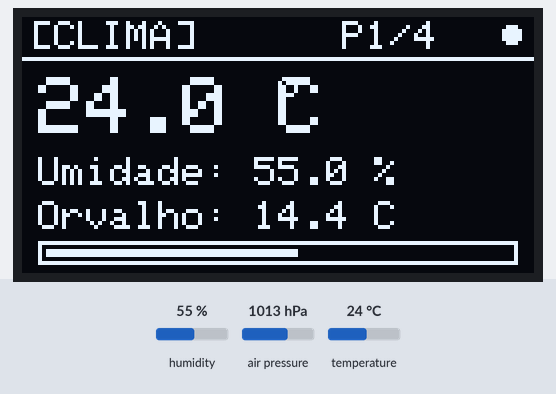
A program run on a simulated ESP32-C6. On the bench: 128×64 one-colour display. Inputs (shaded band) come from the test bench; at power-on: humidity 55 %, air pressure 1013 hPa, temperature 24 °C. What the program prints to the serial monitor is not drawn.

Above: at 3.6 s.
3.7 s: humidity set to 22 %
At 4.58 s:
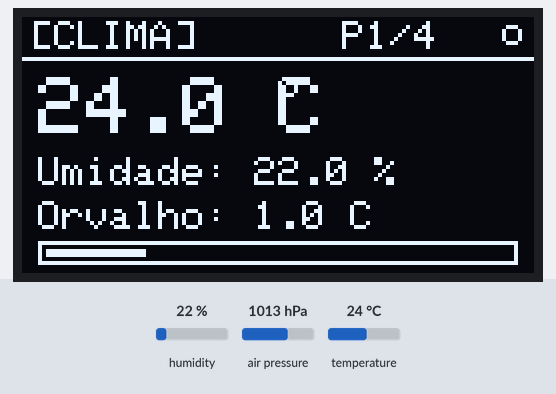
7.4 s: air pressure set to 952 hPa
At 9.7 s:
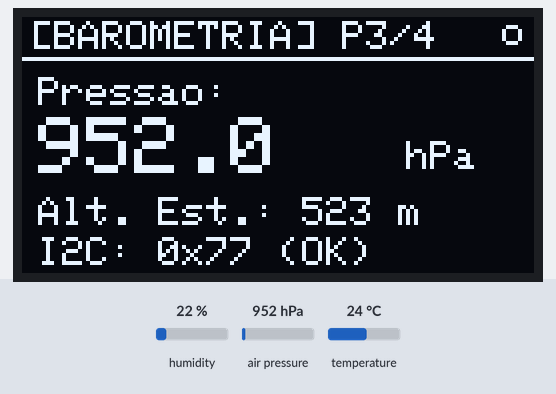
11.4 s: air pressure set to 975 hPa
At 11.86 s:
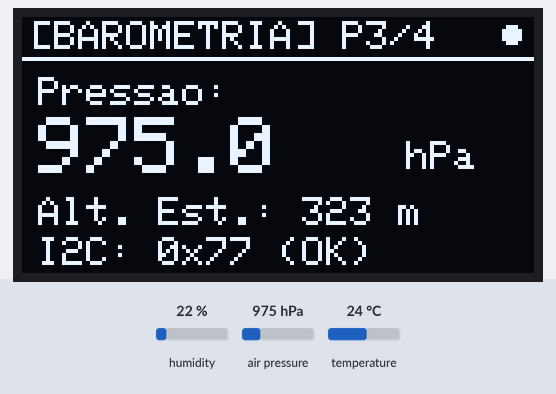
15.4 s: temperature set to 12 °C
At 17.7 s:
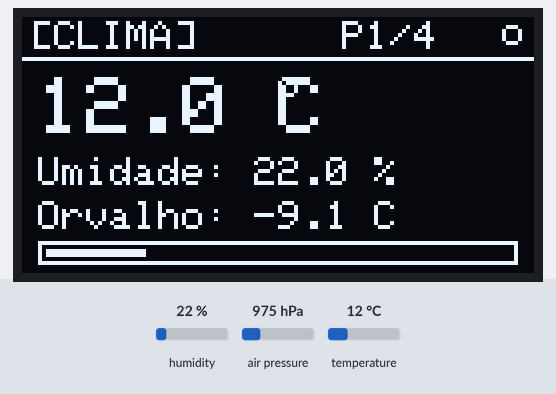
19.1 s: humidity set to 40 %
At 19.86 s:
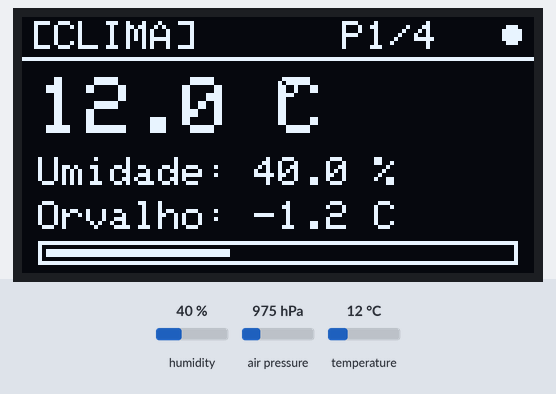

The program:

main.cpp
```cpp
#include <Arduino.h>
#include "config.h"
#include "i2c_bus.h"
#include "sensor_bme280.h"
#include "sensor_mhz16.h"
#include "display_manager.h"

SensorBME280 sensorBME;
SensorMHZ16  sensorCO2;
DisplayManager displayMgr;

static BME280Readings sharedBMEReadings;
static MHZ16Readings  sharedCO2Readings;
static portMUX_TYPE   dataMutex = portMUX_INITIALIZER_UNLOCKED;

void acquisitionTask(void *pvParameters) {
    TickType_t xLastWakeTime = xTaskGetTickCount();
    const TickType_t xFrequency = pdMS_TO_TICKS(SENSOR_SAMPLE_RATE_MS);
    uint32_t cycle_count = 0;

    for (;;) {
        cycle_count++;

        BME280Readings tempBME;
        sensorBME.read(tempBME);

        MHZ16Readings tempCO2;
        static MHZ16Readings lastValidCO2;
        if (cycle_count % 2 == 0) {
            if (sensorCO2.read(tempCO2)) {
                lastValidCO2 = tempCO2;
            } else {
                tempCO2 = lastValidCO2;
            }
        } else {
            tempCO2 = lastValidCO2;
        }

        portENTER_CRITICAL(&dataMutex);
        sharedBMEReadings = tempBME;
        sharedCO2Readings = tempCO2;
        portEXIT_CRITICAL(&dataMutex);

        vTaskDelayUntil(&xLastWakeTime, xFrequency);
    }
}

void displayTask(void *pvParameters) {
    TickType_t xLastWakeTime = xTaskGetTickCount();
    const TickType_t xFrequency = pdMS_TO_TICKS(80);

    for (;;) {
        BME280Readings currentBME;
        MHZ16Readings  currentCO2;

        portENTER_CRITICAL(&dataMutex);
        currentBME = sharedBMEReadings;
        currentCO2 = sharedCO2Readings;
        portEXIT_CRITICAL(&dataMutex);

        displayMgr.update(currentBME, currentCO2);

        vTaskDelayUntil(&xLastWakeTime, xFrequency);
    }
}

void telemetryReporterTask(void *pvParameters) {
    TickType_t xLastWakeTime = xTaskGetTickCount();
    const TickType_t xFrequency = pdMS_TO_TICKS(2000);

    for (;;) {
        BME280Readings bme;
        MHZ16Readings  co2;

        portENTER_CRITICAL(&dataMutex);
        bme = sharedBMEReadings;
        co2 = sharedCO2Readings;
        portEXIT_CRITICAL(&dataMutex);

        Serial.printf("{\"device\":\"ESP32-C5\",\"uptime_s\":%lu", (unsigned long)(millis() / 1000));

        if (bme.valid) {
            Serial.printf(",\"temp_c\":%.2f,\"hum_pct\":%.2f,\"press_hpa\":%.2f,\"alt_m\":%.1f,\"dew_c\":%.2f",
                          bme.temperature, bme.humidity, bme.pressure, bme.altitude, bme.dew_point);
        } else {
            Serial.print(",\"bme_status\":\"OFFLINE\"");
        }

        if (co2.valid) {
            Serial.printf(",\"co2_ppm\":%u,\"co2_warmup\":%s,\"co2_warmup_rem_s\":%u",
                          co2.co2_ppm,
                          co2.is_warming_up ? "true" : "false",
                          co2.warmup_remaining_s);
        } else {
            Serial.print(",\"co2_status\":\"OFFLINE\"");
        }

        Serial.printf(",\"heap_free\":%lu}\n", (unsigned long)esp_get_free_heap_size());

        vTaskDelayUntil(&xLastWakeTime, xFrequency);
    }
}

void setup() {
    Serial.begin(SERIAL_BAUD_RATE);
    delay(1500); // Aguarda estabilizacao do canal USB-CDC nativo

    Serial.println("\n==================================================");
    Serial.printf("   %s - %s\n", PROJECT_NAME, FIRMWARE_VERSION);
    Serial.println("   SoC: Espressif ESP32-C5 (RISC-V 240MHz)");
    Serial.printf("   I2C Pinout : SDA=GPIO %d, SCL=GPIO %d (BME280 + OLED)\n", PIN_I2C_SDA, PIN_I2C_SCL);
    Serial.printf("   UART Pinout: RX=GPIO %d, TX=GPIO %d (MH-Z16 NDIR CO2)\n", PIN_MHZ16_RX, PIN_MHZ16_TX);
    Serial.println("==================================================");

    if (!I2CBusManager::init()) {
        Serial.println("[MAIN] AVISO CRITICO: Falha ao inicializar o barramento I2C!");
    }
    I2CBusScanResult scan = I2CBusManager::scan();

    if (displayMgr.begin(scan.oled_found ? scan.oled_addr : 0)) {
        displayMgr.showSplashScreen();
    } else {
        Serial.println("[MAIN] AVISO: Display OLED nao detectado.");
    }

    if (!sensorBME.begin(scan.bme280_found ? scan.bme280_addr : 0)) {
        Serial.println("[MAIN] AVISO: Sensor BME280 nao inicializado. Tentara reconectar em runtime.");
    }

    sensorCO2.begin(PIN_MHZ16_RX, PIN_MHZ16_TX);

    sharedBMEReadings.valid = false;
    sharedBMEReadings.error_count = 0;
    sharedCO2Readings.valid = false;
    sharedCO2Readings.error_count = 0;
    sharedCO2Readings.is_warming_up = true;
    sharedCO2Readings.warmup_remaining_s = MHZ16_WARMUP_SEC;

    xTaskCreate(
        acquisitionTask,
        "AcquisitionTask",
        4096,
        NULL,
        2,
        NULL
    );

    xTaskCreate(
        displayTask,
        "DisplayTask",
        4096,
        NULL,
        1,
        NULL
    );

    xTaskCreate(
        telemetryReporterTask,
        "TelemetryTask",
        3072,
        NULL,
        1,
        NULL
    );

    Serial.println("[MAIN] Sistema operacional FreeRTOS em execucao!");
    Serial.println("[MAIN] Monitorando sensores...\n");
}

void loop() {
    vTaskDelay(pdMS_TO_TICKS(1000));
}
```

display_manager.h
```cpp
#pragma once

#include <Arduino.h>
#include <Wire.h>
#include <Adafruit_GFX.h>
#include <Adafruit_SSD1306.h>
#include "config.h"
#include "sensor_bme280.h"
#include "sensor_mhz16.h"

enum DisplayScreen {
    SCREEN_CLIMATE = 0,
    SCREEN_CO2 = 1,
    SCREEN_BAROMETRY = 2,
    SCREEN_SYSTEM = 3,
    SCREEN_COUNT = 4
};

class DisplayManager {
public:
    DisplayManager();
    bool begin(uint8_t forced_addr = 0);
    void update(const BME280Readings& bme, const MHZ16Readings& co2);
    void showSplashScreen();
    void showSensorOfflineScreen();
    void nextScreen();

private:
    Adafruit_SSD1306 _display;
    bool _initialized;
    uint8_t _address;
    DisplayScreen _current_screen;
    uint32_t _last_screen_switch_ms;
    uint8_t _heartbeat_frame;

    void drawHeader(const char* title, uint8_t page_num);
    void renderScreenClimate(const BME280Readings& readings);
    void renderScreenCO2(const MHZ16Readings& readings);
    void renderScreenBarometry(const BME280Readings& readings);
    void renderScreenSystem(const BME280Readings& bme, const MHZ16Readings& co2);
};
```

i2c_bus.h
```cpp
#pragma once

#include <Arduino.h>
#include <Wire.h>
#include "config.h"

struct I2CBusScanResult {
    uint8_t devices_found;
    bool oled_found;
    uint8_t oled_addr;
    bool bme280_found;
    uint8_t bme280_addr;
};

class I2CBusManager {
public:
    static bool init();
    static I2CBusScanResult scan();
    static void recoverBus();
};
```

sensor_bme280.h
```cpp
#pragma once

#include <Arduino.h>
#include <Wire.h>
#include <Adafruit_Sensor.h>
#include <Adafruit_BME280.h>
#include "config.h"

struct BME280Readings {
    bool valid;
    float temperature;
    float humidity;
    float pressure;
    float altitude;
    float dew_point;
    uint8_t i2c_address;
    uint32_t last_read_ms;
    uint32_t error_count;
};

class SensorBME280 {
public:
    SensorBME280();
    bool begin(uint8_t forced_addr = 0);
    bool read(BME280Readings& out);
    bool isConnected() const { return _connected; }
    uint8_t getAddress() const { return _address; }

private:
    Adafruit_BME280 _bme;
    bool _connected;
    uint8_t _address;
    uint32_t _consecutive_errors;

    float calculateDewPoint(float temp_c, float humidity_pct);
    float calculateAltitude(float pressure_hpa);
};
```

sensor_mhz16.h
```cpp
#pragma once

#include <Arduino.h>
#include "config.h"

struct MHZ16Readings {
    bool valid;
    uint16_t co2_ppm;
    bool is_warming_up;
    uint16_t warmup_remaining_s;
    uint32_t last_read_ms;
    uint32_t error_count;
};

class SensorMHZ16 {
public:
    SensorMHZ16();
    bool begin(int rxPin = PIN_MHZ16_RX, int txPin = PIN_MHZ16_TX);
    bool read(MHZ16Readings& out);
    bool isConnected() const { return _connected; }

private:
    HardwareSerial _serial;
    bool _connected;
    uint32_t _boot_time_ms;
    uint32_t _consecutive_errors;

    uint8_t calculateChecksum(const uint8_t* packet);
};
```

display_manager.cpp
```cpp
#include "display_manager.h"

DisplayManager::DisplayManager()
    : _display(SCREEN_WIDTH, SCREEN_HEIGHT, &Wire, OLED_RESET_PIN),
      _initialized(false),
      _address(0),
      _current_screen(SCREEN_CLIMATE),
      _last_screen_switch_ms(0),
      _heartbeat_frame(0) {}

bool DisplayManager::begin(uint8_t forced_addr) {
    _initialized = false;

    if (forced_addr != 0) {
        if (_display.begin(SSD1306_SWITCHCAPVCC, forced_addr)) {
            _initialized = true;
            _address = forced_addr;
        }
    } else {
        if (_display.begin(SSD1306_SWITCHCAPVCC, OLED_I2C_ADDR_PRIMARY)) {
            _initialized = true;
            _address = OLED_I2C_ADDR_PRIMARY;
        } else if (_display.begin(SSD1306_SWITCHCAPVCC, OLED_I2C_ADDR_SECONDARY)) {
            _initialized = true;
            _address = OLED_I2C_ADDR_SECONDARY;
        }
    }

    if (_initialized) {
        Serial.printf("[OLED] Display inicializado com SUCESSO no endereco 0x%02X!\n", _address);
        _display.clearDisplay();
        _display.setTextColor(SSD1306_WHITE);
        _display.display();
        _last_screen_switch_ms = millis();
        return true;
    }

    Serial.println("[OLED] AVISO: Display SSD1306 nao encontrado no barramento I2C.");
    return false;
}

void DisplayManager::showSplashScreen() {
    if (!_initialized) return;

    _display.clearDisplay();
    _display.drawRoundRect(0, 0, 128, 64, 4, SSD1306_WHITE);

    _display.setTextSize(1);
    _display.setTextColor(SSD1306_WHITE);
    _display.setCursor(18, 10);
    _display.print("ESP32-C5 BANCADA");

    _display.setCursor(8, 22);
    _display.print("TELEMETRIA AMBIENTAL");

    _display.setCursor(22, 34);
    _display.print("I2C:8,9  UART:5,4");

    _display.drawRect(20, 48, 88, 6, SSD1306_WHITE);
    for (int w = 0; w <= 84; w += 14) {
        _display.fillRect(22, 50, w, 2, SSD1306_WHITE);
        _display.display();
        delay(50);
    }
    delay(300);
}

void DisplayManager::drawHeader(const char* title, uint8_t page_num) {
    _display.setTextSize(1);
    _display.setTextColor(SSD1306_WHITE);
    _display.setCursor(2, 1);
    _display.printf("[%s]", title);

    _display.setCursor(80, 1);
    _display.printf("P%d/%d", page_num, SCREEN_COUNT);

    _heartbeat_frame = (_heartbeat_frame + 1) % 4;
    int hx = 122;
    int hy = 4;
    if (_heartbeat_frame == 0 || _heartbeat_frame == 2) {
        _display.fillCircle(hx, hy, 2, SSD1306_WHITE);
    } else {
        _display.drawCircle(hx, hy, 2, SSD1306_WHITE);
    }

    _display.drawLine(0, 10, 127, 10, SSD1306_WHITE);
}

void DisplayManager::update(const BME280Readings& bme, const MHZ16Readings& co2) {
    if (!_initialized) return;

    if (millis() - _last_screen_switch_ms >= SCREEN_CYCLE_TIME_MS) {
        nextScreen();
        _last_screen_switch_ms = millis();
    }

    _display.clearDisplay();

    if (!bme.valid && !co2.valid) {
        showSensorOfflineScreen();
        _display.display();
        return;
    }

    switch (_current_screen) {
        case SCREEN_CLIMATE:
            renderScreenClimate(bme);
            break;
        case SCREEN_CO2:
            renderScreenCO2(co2);
            break;
        case SCREEN_BAROMETRY:
            renderScreenBarometry(bme);
            break;
        case SCREEN_SYSTEM:
            renderScreenSystem(bme, co2);
            break;
        default:
            _current_screen = SCREEN_CLIMATE;
            break;
    }

    _display.display();
}

void DisplayManager::nextScreen() {
    _current_screen = (DisplayScreen)((_current_screen + 1) % SCREEN_COUNT);
}

void DisplayManager::renderScreenClimate(const BME280Readings& readings) {
    drawHeader("CLIMA", 1);

    if (!readings.valid) {
        _display.setTextSize(1);
        _display.setCursor(10, 30);
        _display.print("BME280 desconectado");
        return;
    }

    _display.setTextSize(2);
    _display.setCursor(4, 15);
    _display.printf("%.1f C", readings.temperature);
    _display.drawCircle(66, 17, 2, SSD1306_WHITE);

    _display.setTextSize(1);
    _display.setCursor(4, 35);
    _display.printf("Umidade: %.1f %%", readings.humidity);

    _display.setCursor(4, 46);
    _display.printf("Orvalho: %.1f C", readings.dew_point);

    _display.drawRect(4, 56, 120, 6, SSD1306_WHITE);
    float hum_clamped = constrain(readings.humidity, 0.0f, 100.0f);
    int bar_width = (int)((hum_clamped / 100.0f) * 116.0f);
    if (bar_width > 0) {
        _display.fillRect(6, 58, bar_width, 2, SSD1306_WHITE);
    }
}

void DisplayManager::renderScreenCO2(const MHZ16Readings& readings) {
    drawHeader("CO2 NDIR", 2);

    if (!readings.valid) {
        _display.setTextSize(1);
        _display.setCursor(4, 25);
        _display.print("MH-Z16: Sem dados");
        _display.setCursor(4, 40);
        _display.print("Verif. RX=5 TX=4");
        _display.setCursor(4, 52);
        _display.print("Alimentar c/ 5V USB");
        return;
    }

    _display.setTextSize(2);
    _display.setCursor(4, 15);
    _display.printf("%d", readings.co2_ppm);
    _display.setTextSize(1);
    _display.setCursor(76, 21);
    _display.print("ppm");

    _display.setCursor(4, 36);
    if (readings.is_warming_up) {
        _display.printf("Aquecendo (%ds)", readings.warmup_remaining_s);
    } else {
        if (readings.co2_ppm < 700) {
            _display.print("Ar: EXCELENTE");
        } else if (readings.co2_ppm < 1000) {
            _display.print("Ar: BOM / ACEITAVEL");
        } else if (readings.co2_ppm < 1500) {
            _display.print("Ar: MODERADO / VENTILAR");
        } else {
            _display.print("ALERTA: AR CRITICO!");
        }
    }

    _display.drawRect(4, 48, 120, 7, SSD1306_WHITE);
    float norm = ((float)readings.co2_ppm - 400.0f) / 1600.0f;
    norm = constrain(norm, 0.0f, 1.0f);
    int bar_w = (int)(norm * 116.0f);
    if (bar_w > 0) {
        _display.fillRect(6, 50, bar_w, 3, SSD1306_WHITE);
    }
}

void DisplayManager::renderScreenBarometry(const BME280Readings& readings) {
    drawHeader("BAROMETRIA", 3);

    if (!readings.valid) {
        _display.setTextSize(1);
        _display.setCursor(10, 30);
        _display.print("Barometro offline");
        return;
    }

    _display.setTextSize(1);
    _display.setCursor(4, 15);
    _display.print("Pressao:");
    _display.setTextSize(2);
    _display.setCursor(4, 25);
    _display.printf("%.1f", readings.pressure);
    _display.setTextSize(1);
    _display.setCursor(96, 31);
    _display.print("hPa");

    _display.setCursor(4, 45);
    _display.printf("Alt. Est.: %.0f m", readings.altitude);

    _display.setCursor(4, 55);
    _display.printf("I2C: 0x%02X (OK)", readings.i2c_address);
}

void DisplayManager::renderScreenSystem(const BME280Readings& bme, const MHZ16Readings& co2) {
    drawHeader("SISTEMA", 4);

    _display.setTextSize(1);
    _display.setCursor(4, 13);
    _display.print("ESP32-C5 (RISC-V)");

    uint32_t sec = millis() / 1000;
    uint32_t min = sec / 60;
    uint32_t hr = min / 60;
    _display.setCursor(4, 23);
    _display.printf("Uptime: %02lu:%02lu:%02lu", (unsigned long)hr, (unsigned long)(min % 60), (unsigned long)(sec % 60));

    _display.setCursor(4, 33);
    _display.printf("Heap: %lu KB", (unsigned long)(esp_get_free_heap_size() / 1024));

    _display.setCursor(4, 43);
    _display.printf("I2C: SDA:8 SCL:9 %s", bme.valid ? "(OK)" : "(!)");

    _display.setCursor(4, 53);
    _display.printf("UART: RX:5 TX:4 %s", co2.valid ? "(OK)" : "(!)");
}

void DisplayManager::showSensorOfflineScreen() {
    drawHeader("ALERTA", 0);

    _display.drawRoundRect(4, 14, 120, 48, 3, SSD1306_WHITE);

    _display.setTextSize(1);
    _display.setCursor(14, 20);
    _display.print("SENSORES OFFLINE");

    _display.setCursor(8, 34);
    _display.print("Barram. I2C: SDA:8 SCL:9");

    _display.setCursor(8, 48);
    _display.print("Canal UART:  RX:5 TX:4");
}
```

config.h
```cpp
#pragma once

#include <Arduino.h>

#define PROJECT_NAME        "ESP32-C5 Bancada"
#define FIRMWARE_VERSION    "v1.1.0"
#define SERIAL_BAUD_RATE    115200

#define PIN_I2C_SDA         8
#define PIN_I2C_SCL         9
#define I2C_CLOCK_SPEED     400000L

#define OLED_I2C_ADDR_PRIMARY   0x3C
#define OLED_I2C_ADDR_SECONDARY 0x3D

#define BME280_I2C_ADDR_PRIMARY   0x76
#define BME280_I2C_ADDR_SECONDARY 0x77

#define PIN_MHZ16_RX        5
#define PIN_MHZ16_TX        4
#define MHZ16_BAUD_RATE     9600
#define MHZ16_WARMUP_SEC    180 // Estabilizacao termica da camara NDIR

#define SCREEN_WIDTH        128
#define SCREEN_HEIGHT       64
#define OLED_RESET_PIN      -1
#define SCREEN_CYCLE_TIME_MS 4000

#define SENSOR_SAMPLE_RATE_MS 1000
#define SEA_LEVEL_PRESSURE_HPA 1013.25f

#define MAX_I2C_FAILURES_BEFORE_RESET 3
```

Source omitted: i2c_bus.cpp (2954 bytes), sensor_bme280.cpp (2959 bytes), sensor_mhz16.cpp (2743 bytes)
